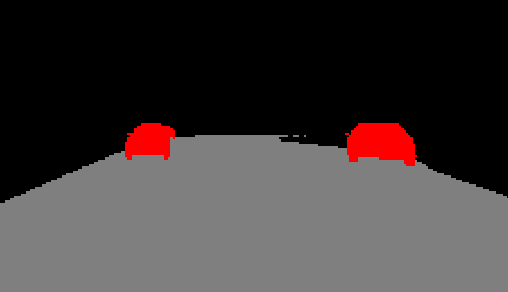
#> input picture src/111.png, 508 x 292 px, found by its file name
$ python ceshi.py
#> lines starting #> are read from the running program, lines starting #| are printed output that depends on the picture; after the words box and inside, x2 and y2 are one past the last pixel; in counts of white or black regions, pixels touching at a corner belong together
import cv2
import numpy as np

img = cv2.imread("/home/wrxwrx/i2ros/my_homework/my_ros_homework/introtoros_2025/project/src/111.png")
#> img is the input picture: shape (292, 508, 3); mean B, G, R 57.4, 57.4, 63.7
# OpenCV默认BGR
lower_red = np.array([0, 0, 180], dtype=np.uint8)
upper_red = np.array([80, 80, 255], dtype=np.uint8)
mask = cv2.inRange(img, lower_red, upper_red)
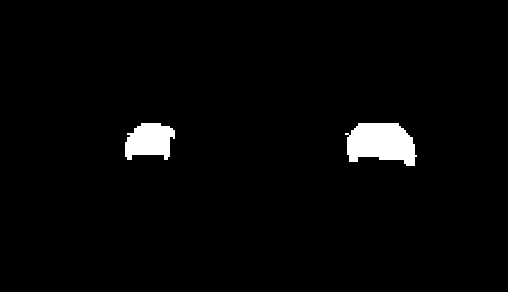
#> mask: shape (292, 508); 2.5% white; 2 white regions
contours, _ = cv2.findContours(mask, cv2.RETR_EXTERNAL, cv2.CHAIN_APPROX_SIMPLE)
#> contours = 2 contours; box (x1, y1, x2, y2) and area: (345, 123, 417, 166) 2170, (125, 123, 175, 160) 1282
out = img.copy()
for cnt in contours:
    x, y, w, h = cv2.boundingRect(cnt)
    if w > 10 and h > 10:
        cv2.rectangle(out, (x, y), (x+w, y+h), (0,255,255), 2)
#> this loop made 2 passes
#> (x, y, w, h) on passes 1 to 2: (345, 123, 72, 43), (125, 123, 50, 37)
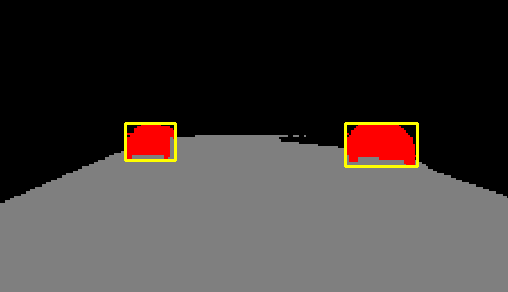
#> out: shape (292, 508, 3); 0.81% of pixels changed, all inside (x1, y1, x2, y2) = (124, 122, 419, 168)
cv2.imwrite('out.png', out)
